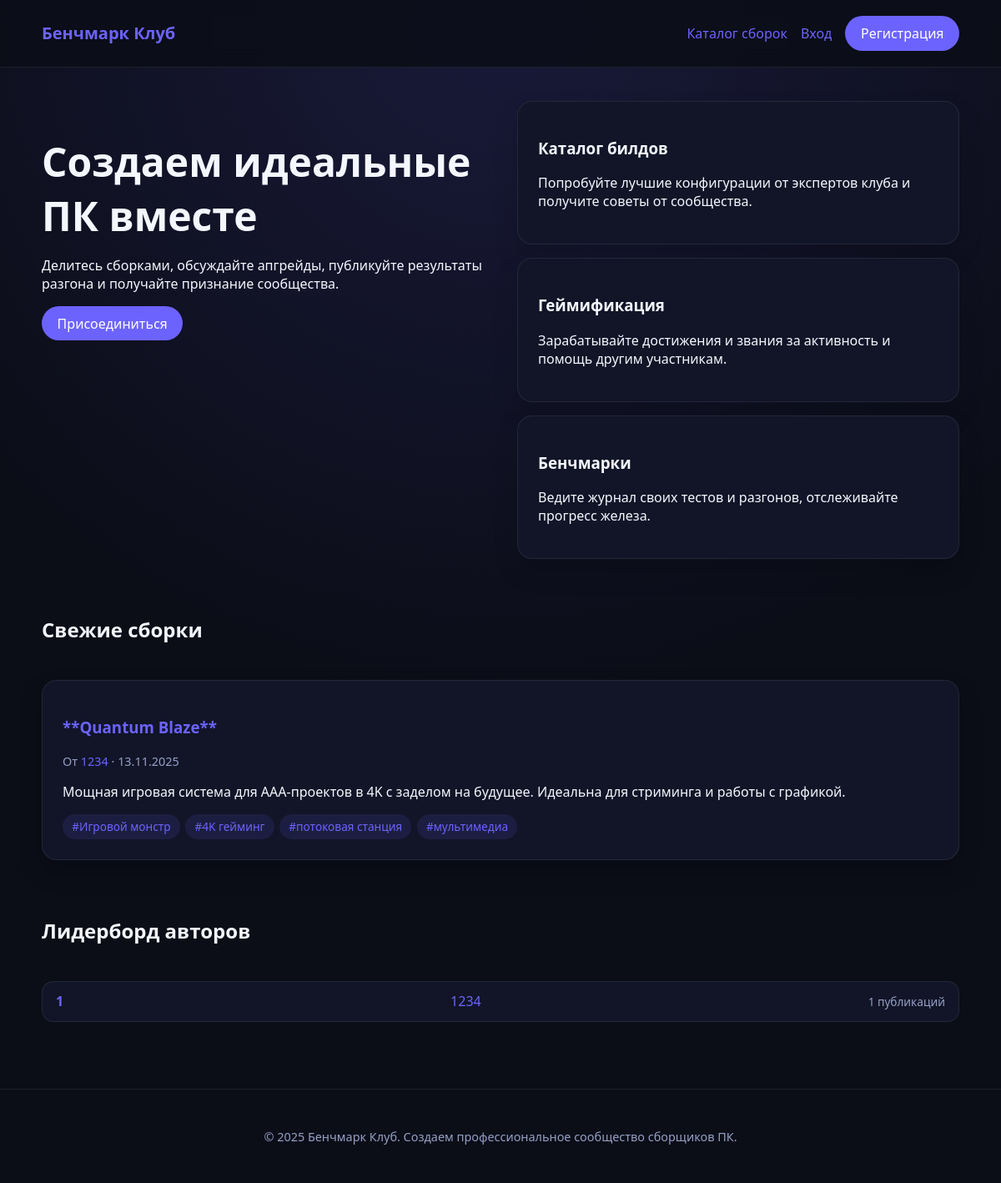
The page / on the database its author committed.
### app/models.py (models this page shows, shortened)
class Build(db.Model):
    __tablename__ = "builds"
    id = db.Column(db.Integer, primary_key=True)
    title = db.Column(db.String(120), nullable=False)
    description = db.Column(db.Text, nullable=False)
    hardware_summary = db.Column(db.Text, nullable=False)
    is_published = db.Column(db.Boolean, default=False, nullable=False)
    is_anonymous = db.Column(db.Boolean, default=False, nullable=False)
    cover_image = db.Column(db.String(255))
    created_at = db.Column(db.DateTime, default=datetime.utcnow, nullable=False)
    updated_at = db.Column(
        db.DateTime, default=datetime.utcnow, onupdate=datetime.utcnow
    )
    author_id = db.Column(db.Integer, db.ForeignKey("users.id"), nullable=False)
    author = db.relationship("User", back_populates="builds")
    tags = db.relationship("Tag", secondary=build_tags, back_populates="builds")
    comments = db.relationship(
        "BuildComment", back_populates="build", cascade="all,delete-orphan"
    )
    ratings = db.relationship(
        "BuildRating", back_populates="build", cascade="all,delete-orphan"
    )
    components = db.relationship(
        "BuildComponent", back_populates="build", cascade="all,delete-orphan"
    )
    benchmarks = db.relationship(
        "BenchmarkResult", back_populates="build", cascade="all,delete-orphan"
    )
    def display_author_name(self) -> str:
        if self.is_anonymous:
            return "Анонимный конструктор"
        return self.author.display_name
    def allow_profile_link(self) -> bool:
        return not self.is_anonymous

class User(UserMixin, db.Model):
    __tablename__ = "users"
    id = db.Column(db.Integer, primary_key=True)
    phone_number = db.Column(db.String(20), unique=True, nullable=False, index=True)
    display_name = db.Column(db.String(80), nullable=False)
    email = db.Column(db.String(120), unique=True)
    password_hash = db.Column(db.String(255), nullable=False)
    role = db.Column(db.Enum(Role), default=Role.MEMBER, nullable=False)
    bio = db.Column(db.Text)
    created_at = db.Column(db.DateTime, default=datetime.utcnow, nullable=False)
    builds = db.relationship("Build", back_populates="author", cascade="all,delete")
    comments = db.relationship(
        "BuildComment", back_populates="author", cascade="all,delete"
    )
    ratings = db.relationship(
        "BuildRating", back_populates="reviewer", cascade="all,delete"
    )
    achievements = db.relationship(
        "UserAchievement", back_populates="user", cascade="all,delete"
    )
    subscriptions = db.relationship(
        "Subscription",
        foreign_keys="Subscription.follower_id",
        back_populates="follower",
        cascade="all,delete",
    )
    followers = db.relationship(
        "Subscription",
        foreign_keys="Subscription.followed_id",
        back_populates="followed",
        cascade="all,delete",
    )
    benchmarks = db.relationship(
        "BenchmarkResult", back_populates="user", cascade="all,delete"
    )

class Tag(db.Model):
    __tablename__ = "tags"
    id = db.Column(db.Integer, primary_key=True)
    name = db.Column(db.String(50), unique=True, nullable=False)
    builds = db.relationship("Build", secondary=build_tags, back_populates="tags")

### app/routes.py (the view)
@main_bp.route("/")
def index():
    featured_builds = (
        Build.query.filter_by(is_published=True)
        .order_by(Build.created_at.desc())
        .limit(6)
        .all()
    )
    leaderboard = (
        db.session.query(
            User.id,
            User.display_name,
            func.count(Build.id).label("published"),
        )
        .join(Build, Build.author_id == User.id)
        .filter(Build.is_published.is_(True))
        .group_by(User.id, User.display_name)
        .order_by(func.count(Build.id).desc())
        .limit(5)
        .all()
    )
    return render_template(
        "index.html",
        featured_builds=featured_builds,
        leaderboard=leaderboard,
    )

### app/__init__.py (called while the page is built)
def _register_context_processors(app: Flask) -> None:
    @app.context_processor
    def inject_globals():
        return {"current_year": datetime.utcnow().year}

### app/templates/index.html (shortened to what this page needs)
{% extends "base.html" %}
{% block content %}
  <section class="hero">
    <div class="hero__text">
      <h1>Создаем идеальные ПК вместе</h1>
      <p>Делитесь сборками, обсуждайте апгрейды, публикуйте результаты разгона и получайте признание сообщества.</p>
      {% if current_user.is_authenticated %}
        <a class="btn btn-accent" href="{{ url_for('builds.create') }}">Создать сборку</a>
      {% else %}
        <a class="btn btn-accent" href="{{ url_for('auth.register') }}">Присоединиться</a>
      {% endif %}
    </div>
    <div class="hero__cards">
      <article class="card">
        <h3>Каталог билдов</h3>
        <p>Попробуйте лучшие конфигурации от экспертов клуба и получите советы от сообщества.</p>
      </article>
      <article class="card">
        <h3>Геймификация</h3>
        <p>Зарабатывайте достижения и звания за активность и помощь другим участникам.</p>
      </article>
      <article class="card">
        <h3>Бенчмарки</h3>
        <p>Ведите журнал своих тестов и разгонов, отслеживайте прогресс железа.</p>
      </article>
    </div>
  </section>
  <section class="grid">
    <h2>Свежие сборки</h2>
    <div class="cards-grid">
      {% for build in featured_builds %}
        <article class="card">
          <h3><a href="{{ url_for('builds.detail', build_id=build.id) }}">{{ build.title }}</a></h3>
          <p class="card__meta">
            От
            {% if build.allow_profile_link() %}
              <a href="{{ url_for('main.expert_profile', user_id=build.author_id) }}">{{ build.display_author_name() }}</a>
            {% else %}
              {{ build.display_author_name() }}
            {% endif %}
            · {{ build.created_at.strftime("%d.%m.%Y") }}
          </p>
          <p>{{ build.description|truncate(160, True, '…') }}</p>
          <div class="tags">
            {% for tag in build.tags %}
              <a class="tag" href="{{ url_for('builds.catalog', tag=tag.name) }}">#{{ tag.name }}</a>
            {% endfor %}
          </div>
        </article>
      {% else %}
        <p>Еще нет опубликованных сборок. Будьте первым!</p>
      {% endfor %}
    </div>
  </section>
  <section class="grid">
    <h2>Лидерборд авторов</h2>
    <ol class="leaderboard">
      {% for item in leaderboard %}
        <li>
          <span class="leaderboard__rank">{{ loop.index }}</span>
          <a href="{{ url_for('main.expert_profile', user_id=item.id) }}">{{ item.display_name }}</a>
          <span class="leaderboard__meta">{{ item.published }} публикаций</span>
        </li>
      {% else %}
        <li>Лидерборд появится после публикации первых сборок.</li>
      {% endfor %}
    </ol>
  </section>
{% endblock %}

### app/static/css/styles.css (style rules this page uses)
:root { color-scheme: dark; --bg: #0b0d17; --surface: #111527; --surface-alt: #161b33; --text: #f5f7ff; --muted: #96a0c6; --accent: #6c63ff; --accent-hover: #867dff; --danger: #ff5c8a; --success: #4bd582; --border: rgba(255, 255, 255, 0.08); font-family: "Segoe UI", system-ui, -apple-system, sans-serif; }
body { margin: 0; background: radial-gradient(circle at top, rgba(108, 99, 255, 0.15), transparent 55%), var(--bg); color: var(--text); min-height: 100vh; }
a { color: var(--accent); text-decoration: none; }
.btn { display: inline-block; padding: 0.55rem 1.1rem; border-radius: 999px; border: 1px solid var(--accent); color: var(--accent); transition: all 0.2s ease-in-out; }
.btn-accent { background: var(--accent); border-color: transparent; color: white; }
.hero { display: grid; gap: 2.5rem; grid-template-columns: repeat(auto-fit, minmax(280px, 1fr)); align-items: stretch; }
.hero__text h1 { font-size: clamp(2.2rem, 5vw, 3rem); margin-bottom: 0.5rem; }
.hero__cards { display: grid; gap: 1rem; }
.card { background: var(--surface); border: 1px solid var(--border); border-radius: 18px; padding: 1.5rem; box-shadow: 0 15px 30px rgba(0, 0, 0, 0.15); }
.card__meta { color: var(--muted); font-size: 0.9rem; }
.grid { margin-top: 3rem; display: grid; gap: 1.5rem; }
.cards-grid { display: grid; gap: 1.5rem; grid-template-columns: repeat(auto-fit, minmax(260px, 1fr)); }
.achievement-list, .stat-list, .benchmark-list, .comment-list, .leaderboard { list-style: none; padding: 0; margin: 0; display: grid; gap: 0.75rem; }
.comment-date, .leaderboard__meta, .benchmark-date { color: var(--muted); font-size: 0.85rem; }
.leaderboard { counter-reset: rank; gap: 0.9rem; }
.leaderboard li { padding: 0.8rem 1rem; border-radius: 14px; background: var(--surface); border: 1px solid var(--border); display: flex; justify-content: space-between; align-items: center; }
.leaderboard__rank { font-weight: 700; color: var(--accent); }
.tags { display: flex; gap: 0.4rem; flex-wrap: wrap; margin-top: 1rem; }
.tag { padding: 0.35rem 0.7rem; border-radius: 999px; background: rgba(108, 99, 255, 0.12); color: var(--accent); font-size: 0.85rem; }

### rows shown on the page
Build: title "**Quantum Blaze**", display_author_name "1234", created_at "13.11.2025", description "Мощная игровая система для AAA-проектов в 4K с заделом на будущее. Идеальна для стриминга и работы с графикой."
Tag: name "Игровой монстр"
Tag: name "4K гейминг"
Tag: name "потоковая станция"
Tag: name "мультимедиа"
User: display_name "1234", published "1"
